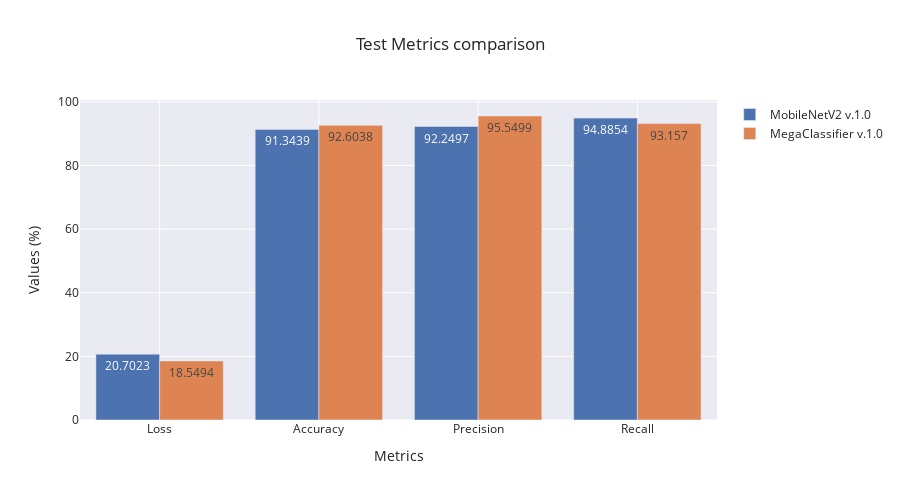

The notebook cell this image was saved under:
### Code cell
plot_test_metrics(models)

### Figure 1 — Plotly figure (JSON) as saved in the notebook; plotly's stock layout.template omitted (floating-point values rounded to 4 significant figures)
{"data": [{"name": "MobileNetV2 v.1.0", "text": [20.7, 91.34, 92.25, 94.89, 97.15, 269000, 22600, 122500, 14500], "textposition": "auto", "type": "bar", "x": ["Loss", "Accuracy", "Precision", "Recall"], "y": [20.7, 91.34, 92.25, 94.89, 97.15, 269000, 22600, 122500, 14500]}, {"name": "MegaClassifier v.1.0", "text": [18.55, 92.6, 95.55, 93.16, 97.74, 264100, 12300, 132800, 19400], "textposition": "auto", "type": "bar", "x": ["Loss", "Accuracy", "Precision", "Recall"], "y": [18.55, 92.6, 95.55, 93.16, 97.74, 264100, 12300, 132800, 19400]}], "layout": {"height": 500, "title": {"text": "Test Metrics comparison"}, "width": 900, "xaxis": {"dtick": 0.1, "tick0": 0, "tickmode": "linear", "title": {"text": "Metrics"}}, "yaxis": {"title": {"text": "Values (%)"}}}}
